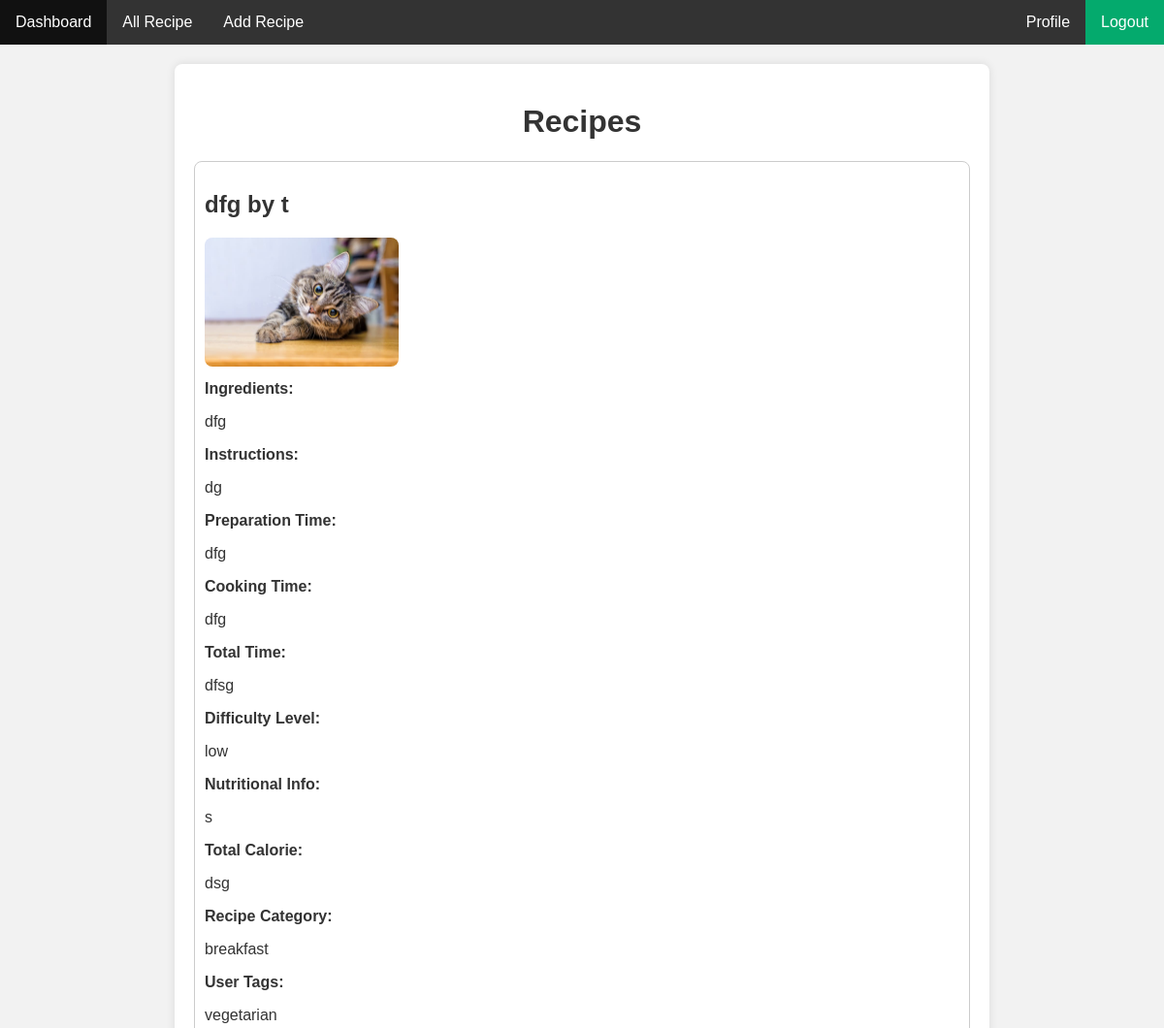
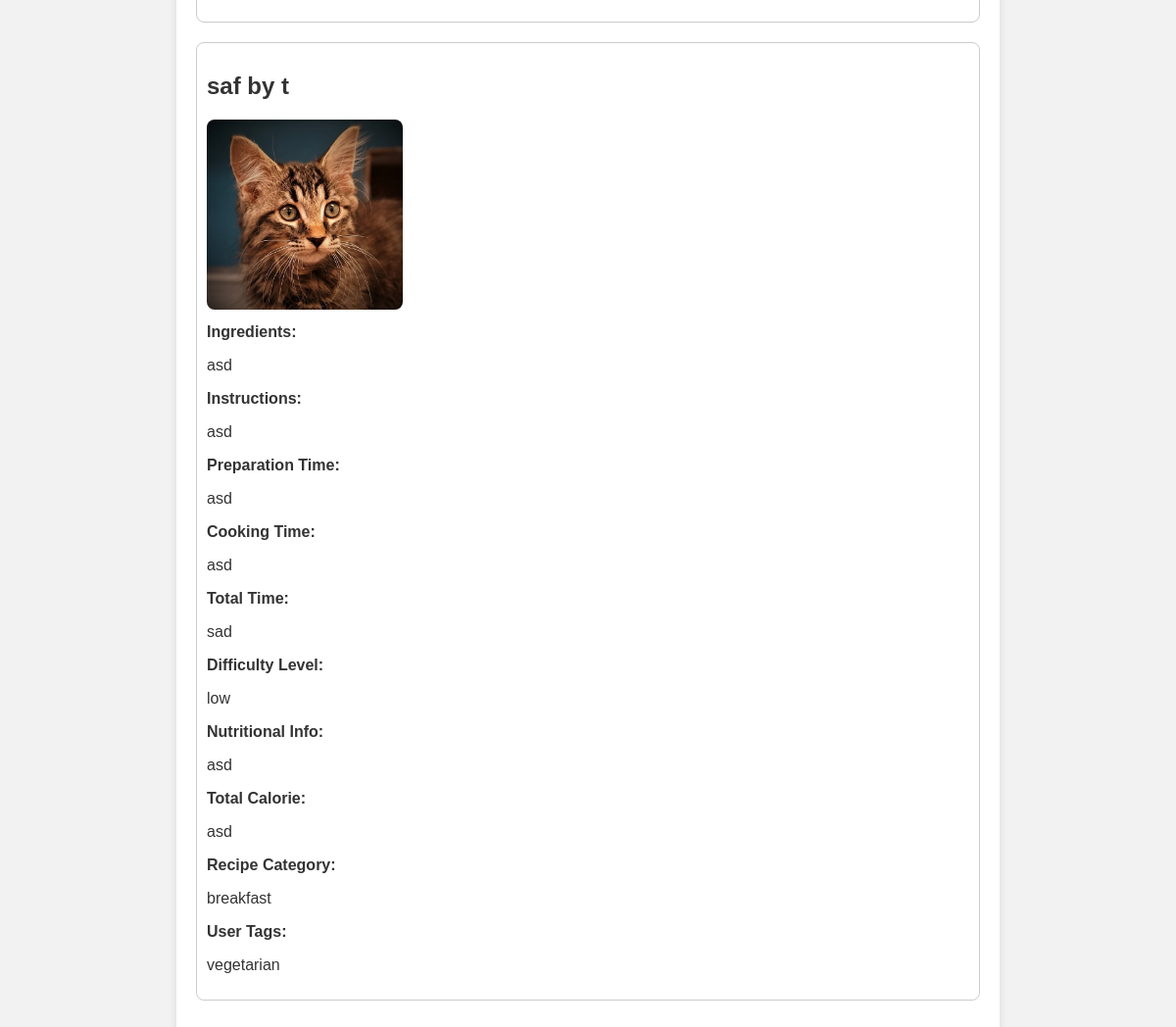
/viewallrecipe/ (signed in), run on the app's committed database (2 pictures, top to bottom).
### myapp/models.py (models this page shows, shortened)
class RecipeModel(models.Model):
    RecipeTitle=models.CharField(max_length=100,null=True)
    Ingredients=models.TextField(null=True)
    Instructions=models.TextField(null=True)
    PreparationTime=models.CharField(max_length=100,null=True)
    CookingTime=models.CharField(max_length=100,null=True)
    TotalTime=models.CharField(max_length=100,null=True)
    DIFFICULTY_LEVEL=[
        ('low','Low'),
        ('medium','Medium'),
        ('high','High'),
    ]
    DifficultyLevel=models.CharField(choices=DIFFICULTY_LEVEL,max_length=50,null=True)
    NutritionalInfo=models.TextField(null=True)
    RecipeImage=models.ImageField(upload_to='static/recipeimage',null=True)
    RECIPE_CATEGORY=[
        ('breakfast','Breakfast'),
        ('launch','Launch'),
        ('dinner','Dinner'),
    ]
    RecipeCategory=models.CharField(choices=RECIPE_CATEGORY,max_length=50,null=True)
    USER_TAGS=[
        ('vegetarian','Vegetarian'),
        ('non-vegetarian','Non Vegetarian'),
    ]
    UserTags=models.CharField(choices=USER_TAGS,max_length=50,null=True)
    TotalCalorie=models.CharField(max_length=40,null=True)
    created_by=models.ForeignKey(CustomUserModel,on_delete=models.CASCADE,null=True)

class CustomUserModel(AbstractUser):
    GENDER=[
        ('male','Male'),
        ('female','Female'),
    ]
    gender=models.CharField(choices=GENDER,max_length=50,null=True)
    age=models.CharField(max_length=100,null=True)
    city=models.CharField(max_length=100,null=True)
    country=models.CharField(max_length=100,null=True)
    USER_TYPE=[
        ('chef','Chef'),
        ('viewer','Viewer'),
    ]
    usertype=models.CharField(choices=USER_TYPE,max_length=50,null=True)

### myproject/views.py (the view)
# urls.py: path('viewallrecipe/',viewallrecipe,name='viewallrecipe'),
@login_required
def viewallrecipe(request):
    current_user=request.user
    if current_user.usertype=='chef':
        recipes=RecipeModel.objects.filter(created_by=current_user)
    else:
        recipes=RecipeModel.objects.all()
    mydict={
        'recipes':recipes
    }
    return render(request,'viewallrecipe.html',mydict)

### template/viewallrecipe.html (shortened to what this page needs)
{% extends 'base.html' %}
{% block content %}
<!DOCTYPE html>
<html lang="en">
<head>
</head>
<body>
    <div class="container">
        <h1>Recipes</h1>
        {% for recipe in recipes %}
        <div class="recipe">
            <h2>{{ recipe.RecipeTitle }} by {{recipe.created_by.username}}</h2>
            <img src="/{{ recipe.RecipeImage }}" width="200px" alt="{{ recipe.recipe_title }}">
            <div class="recipe-info">
                <label>Ingredients:</label>
                <p>{{ recipe.Ingredients }}</p>
            </div>
            <div class="recipe-info">
                <label>Instructions:</label>
                <p>{{ recipe.Instructions }}</p>
            </div>
            <div class="recipe-info">
                <label>Preparation Time:</label>
                <p>{{ recipe.PreparationTime }}</p>
            </div>
            <div class="recipe-info">
                <label>Cooking Time:</label>
                <p>{{ recipe.CookingTime }}</p>
            </div>
            <div class="recipe-info">
                <label>Total Time:</label>
                <p>{{ recipe.TotalTime }}</p>
            </div>
            <div class="recipe-info">
                <label>Difficulty Level:</label>
                <p>{{ recipe.DifficultyLevel }}</p>
            </div>
            <div class="recipe-info">
                <label>Nutritional Info:</label>
                <p>{{ recipe.NutritionalInfo }}</p>
            </div>
            <div class="recipe-info">
                <label>Total Calorie:</label>
                <p>{{ recipe.TotalCalorie }}</p>
            </div>
            <div class="recipe-info">
                <label>Recipe Category:</label>
                <p>{{ recipe.RecipeCategory }}</p>
            </div>
            <div class="recipe-info">
                <label>User Tags:</label>
                <p>{{ recipe.UserTags }}</p>
            </div>
        </div>
        {% endfor %}
    </div>
</body>
</html>
{% endblock content %}

### template/base.html (shortened to what this page needs)
<!DOCTYPE html>
<html>
<head>
</head>
<body>
{% include 'navbar.html' %}
{% block content %}
{% endblock content %}
</body>
</html>

### template/navbar.html
<ul>
    <li><a href="{% url 'dashboard' %}">Dashboard</a></li>
    <li><a href="{% url 'viewallrecipe' %}">All Recipe</a></li>
    {% if user.usertype == 'chef' %}
    <li><a href="{% url 'addrecipe' %}">Add Recipe</a></li>
    {% endif %}
    <li style="float:right"><a class="active" href="{% url 'logoutpage' %}">Logout</a></li>
    <li style="float:right"><a href="{% url 'profile' %}">Profile</a></li>
  </ul>

### template/base.html (style rules this page uses)
ul { list-style-type: none; margin: 0; padding: 0; overflow: hidden; background-color: #333; }
li { float: left; }
li a { display: block; color: white; text-align: center; padding: 14px 16px; text-decoration: none; }
.active { background-color: #04AA6D; }

### template/viewallrecipe.html (style rules this page uses)
body { font-family: Arial, sans-serif; margin: 0; padding: 0; background-color: #f2f2f2; color: #333; }
.container { max-width: 800px; margin: 20px auto; padding: 20px; background-color: #fff; border-radius: 8px; box-shadow: 0 0 10px rgba(0, 0, 0, 0.1); }
h1 { text-align: center; }
.recipe { margin-bottom: 20px; border: 1px solid #ccc; padding: 10px; border-radius: 8px; }
.recipe img { max-width: 100%; height: auto; border-radius: 8px; }
.recipe-info { margin-top: 10px; }
.recipe-info label { font-weight: bold; }

### data on the page
RecipeModel: RecipeTitle "dfg", created_by.username "t", RecipeImage (picture), Ingredients "dfg", Instructions "dg", PreparationTime "dfg", CookingTime "dfg", TotalTime "dfsg", DifficultyLevel "low", NutritionalInfo "s", TotalCalorie "dsg", RecipeCategory "breakfast", UserTags "vegetarian"
RecipeModel: RecipeTitle "saf", created_by.username "t", RecipeImage (picture), Ingredients "asd", Instructions "asd", PreparationTime "asd", CookingTime "asd", TotalTime "sad", DifficultyLevel "low", NutritionalInfo "asd", TotalCalorie "asd", RecipeCategory "breakfast", UserTags "vegetarian"
